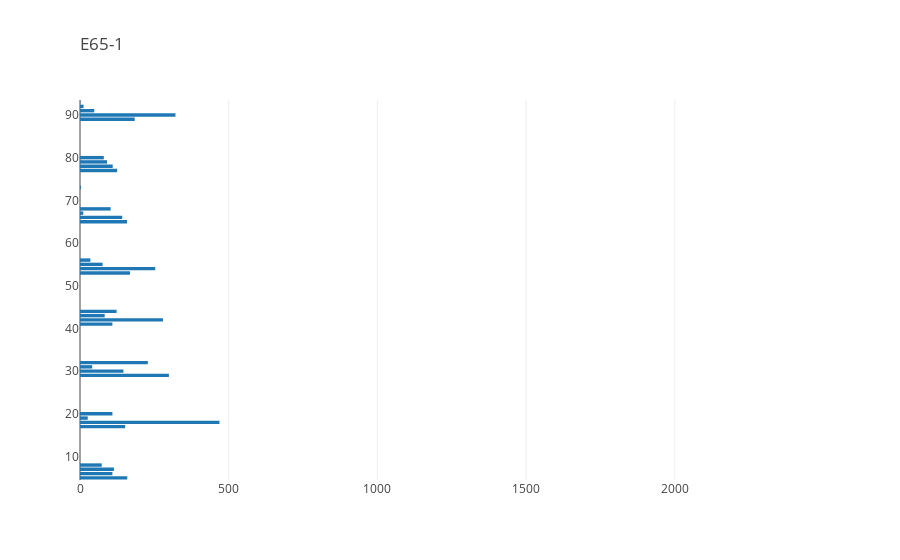
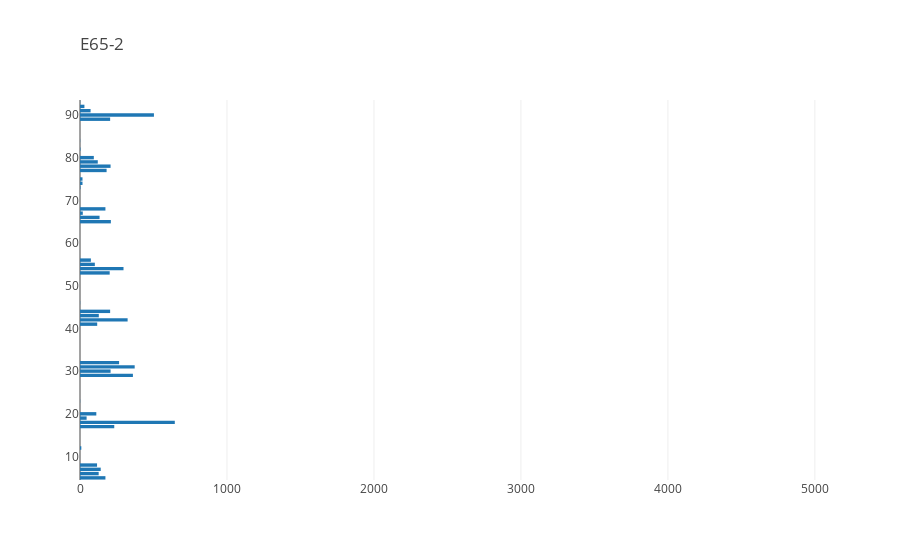
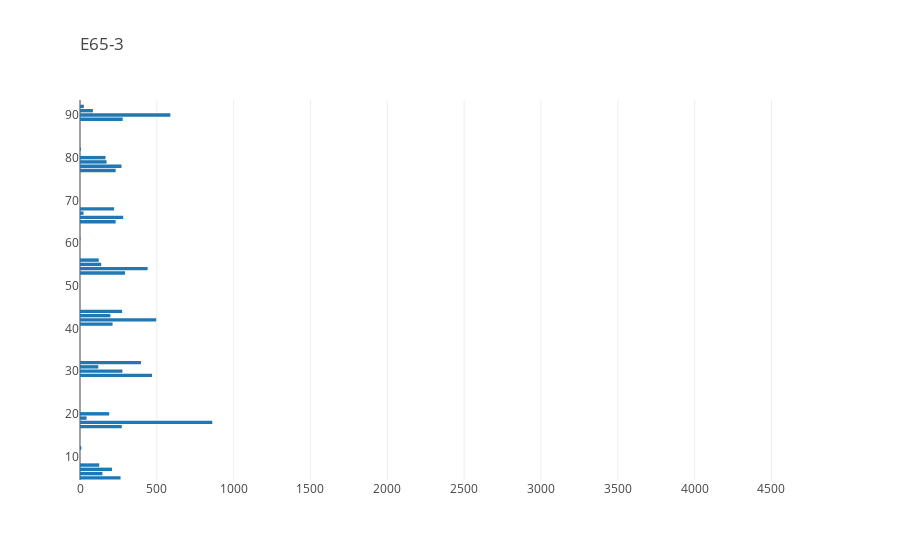
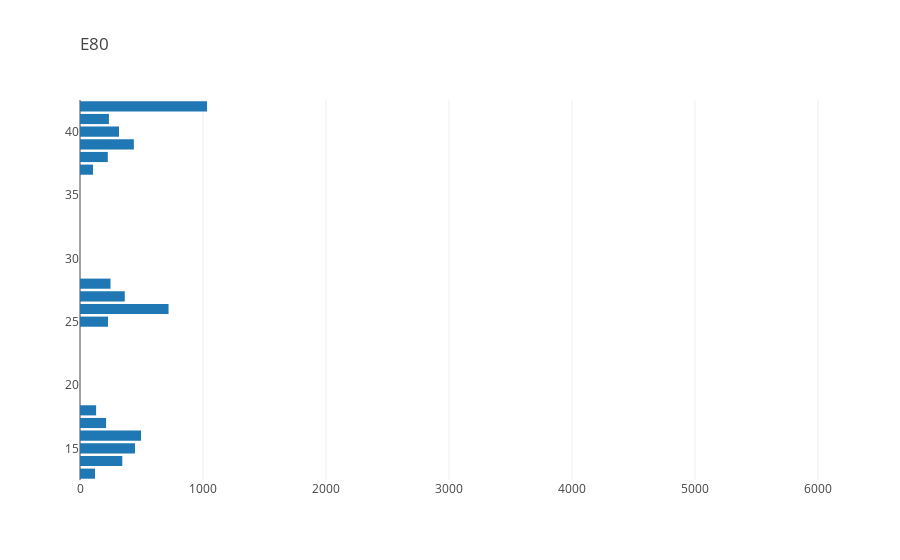

The code cell stored with these charts, in order, in its notebook:
### Code cell
for s in sampletable.keys():
    data = [go.Bar(
        y=sampletable[s][1].value_counts().to_dense().keys(),
        x=sampletable[s][1].value_counts(),
        orientation='h',
        text="",
    )]
    layout = go.Layout(
    title=go.layout.Title(
        text=s,
        xref='paper',
        x=0
    ))
    fig = go.Figure(data=data, layout=layout)
    iplot(fig, show_link=False)
    print(sorted(Counter(sampletable[s][1])))

### Figure 1 — Plotly figure (JSON) as saved in the notebook; plotly's stock layout.template omitted (floating-point values rounded to 4 significant figures)
{"data": [{"orientation": "h", "text": "", "type": "bar", "uid": "42565d8b-a6af-450f-a556-99efec34bf06", "x": [2364, 469, 420, 321, 299, 279, 253, 228, 184, 168, 159, 158, 152, 146, 142, 125, 123, 114, 110, 109, 109, 109, 103, 91, 83, 80, 76, 73, 48, 41, 35, 26, 12, 11, 3, 1], "y": ["Negative", "18", "Doublet", "90", "29", "42", "54", "32", "89", "53", "5", "65", "17", "30", "66", "77", "44", "7", "78", "20", "41", "6", "68", "79", "43", "80", "55", "8", "91", "31", "56", "19", "92", "67", "73", "93"]}], "layout": {"title": {"text": "E65-1", "x": 0, "xref": "paper"}}}

### Figure 2 — Plotly figure (JSON) as saved in the notebook; plotly's stock layout.template omitted (floating-point values rounded to 4 significant figures)
{"data": [{"orientation": "h", "text": "", "type": "bar", "uid": "bcbaea8b-9391-40ea-bfd9-8431a1e37796", "x": [4783, 4330, 645, 503, 372, 360, 324, 296, 266, 233, 210, 208, 208, 205, 205, 202, 181, 173, 173, 141, 133, 128, 127, 121, 117, 116, 111, 101, 94, 74, 72, 45, 30, 19, 17, 17, 9, 3, 3, 1, 1, 1, 1], "y": ["Negative", "Doublet", "18", "90", "31", "29", "42", "54", "32", "17", "65", "78", "30", "44", "89", "53", "77", "68", "5", "7", "66", "43", "6", "79", "41", "8", "20", "55", "80", "56", "91", "19", "92", "67", "75", "74", "12", "73", "82", "46", "93", "23", "84"]}], "layout": {"title": {"text": "E65-2", "x": 0, "xref": "paper"}}}

### Figure 3 — Plotly figure (JSON) as saved in the notebook; plotly's stock layout.template omitted (floating-point values rounded to 4 significant figures)
{"data": [{"orientation": "h", "text": "", "type": "bar", "uid": "ead2497c-33d4-4a92-9b5f-b3130805d2e2", "x": [4575, 2086, 861, 588, 496, 469, 440, 397, 293, 281, 278, 276, 274, 272, 270, 264, 232, 232, 222, 212, 208, 198, 190, 173, 166, 146, 138, 125, 122, 119, 84, 43, 25, 23, 9, 6, 3, 1], "y": ["Negative", "Doublet", "18", "90", "42", "29", "54", "32", "53", "66", "89", "30", "44", "17", "78", "5", "77", "65", "68", "41", "7", "43", "20", "79", "80", "6", "55", "8", "56", "31", "91", "19", "92", "67", "12", "82", "61", "93"]}], "layout": {"title": {"text": "E65-3", "x": 0, "xref": "paper"}}}

### Figure 4 — Plotly figure (JSON) as saved in the notebook; plotly's stock layout.template omitted (floating-point values rounded to 4 significant figures)
{"data": [{"orientation": "h", "text": "", "type": "bar", "uid": "09dfafe8-7ea0-435b-9bf8-083267b2a7b5", "x": [5716, 4842, 1033, 720, 496, 447, 438, 364, 344, 317, 248, 235, 228, 226, 212, 131, 122, 106], "y": ["Doublet", "Negative", "42", "26", "16", "15", "39", "27", "14", "40", "28", "41", "25", "38", "17", "18", "13", "37"]}], "layout": {"title": {"text": "E80", "x": 0, "xref": "paper"}}}
